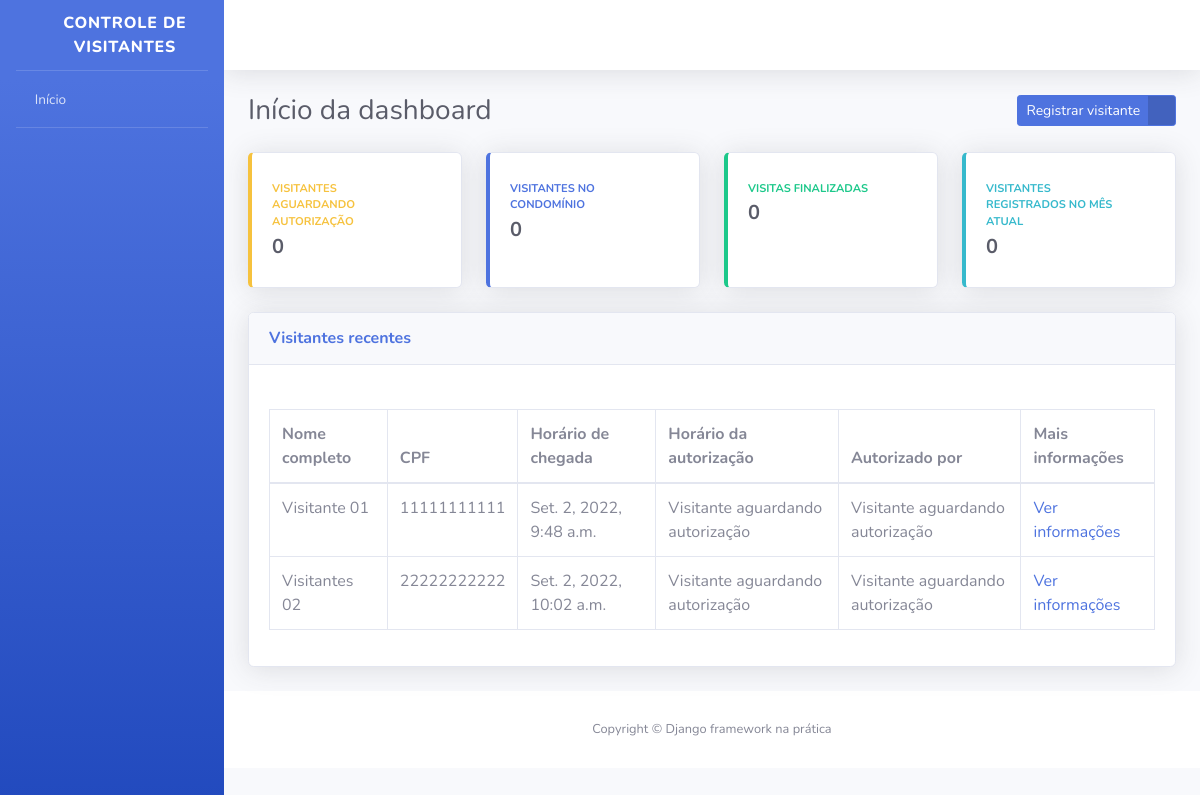
/, run on an earlier commit of the app's database.
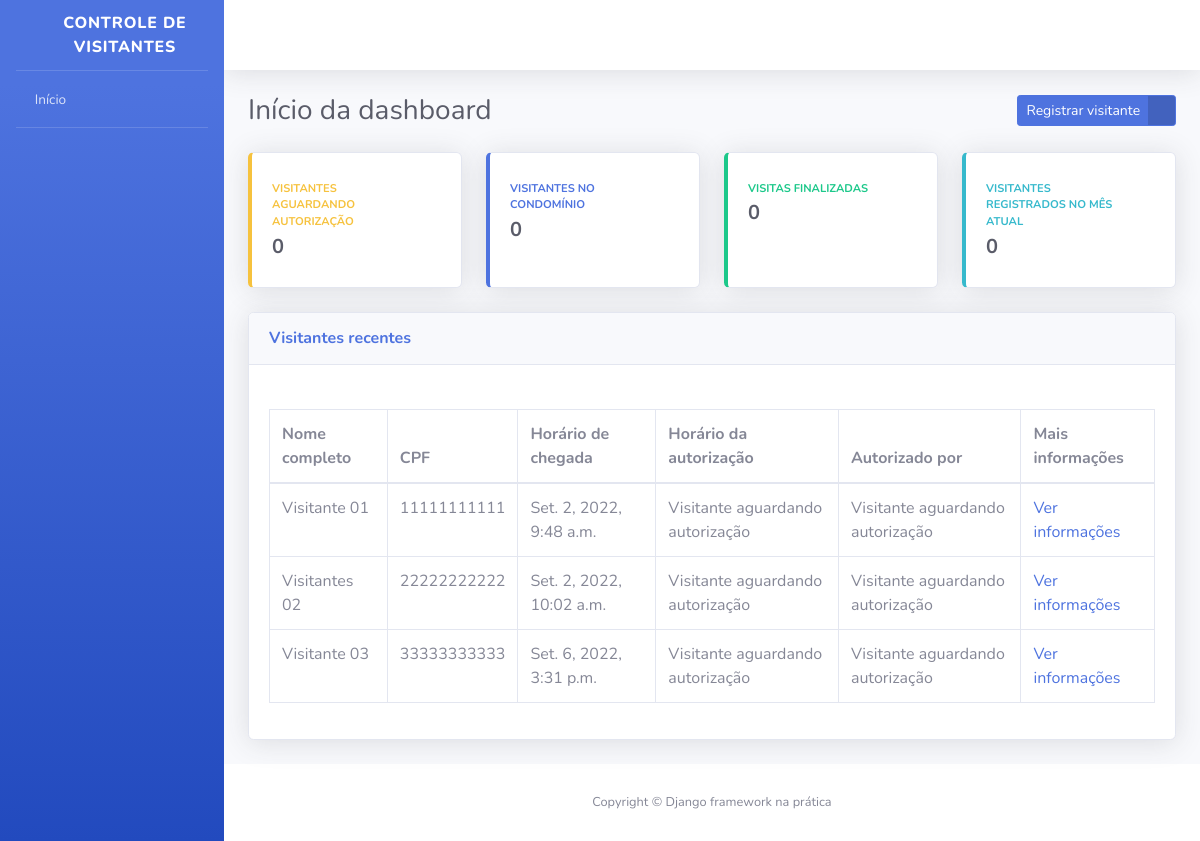
And on a later commit of the database.
### visitantes/models.py (models this page shows, shortened)
class Visitante(models.Model):
    STATUS_VISITANTE = [
        ("AGUARDANDO","Aguardando autorização"),
        ("EM_VISITA","Em visita"),
        ("FINALIZADO","Visita finalizada")
    ]
    status = models.CharField(
        verbose_name="Status",
        max_length=10,
        choices=STATUS_VISITANTE,
        default="AGUARDANDO"
    )
    nome_completo = models.CharField(
        verbose_name="Nome completo",
        max_length=194
    )
    cpf = models.CharField(
        verbose_name="CPF",
        max_length=11
    )
    data_nascimento = models.DateField(
        verbose_name="Data de nascimento",
        auto_now_add=False,
        auto_now=False,
    )
    numero_casa = models.PositiveSmallIntegerField(
        verbose_name="Número da casa a ser visitada",
    )
    placa_veiculo = models.CharField(
        verbose_name="Placa de veiculo",
        max_length=7,
        blank=True,
        null=True,
    )
    horario_chegada = models.DateTimeField(
        verbose_name="Horário de chegada na portaria",
        auto_now_add=True
    )
    horario_saida = models.DateField(
        verbose_name="Horario de saída do condomínio",
        auto_now=False,
        blank=True,
        null=True
    )
    horario_autorizacao = models.DateField(
        verbose_name="Horário de autorização de entrada",
        auto_now=False,
        blank=True,
        null=True,
    )
    morador_responsavel = models.CharField(
        verbose_name="Nome do morador responsável por autorizar a entrada do visitante",
        max_length=194,
        blank=True,
    )
    registrado_por = models.ForeignKey(
        "porteiros.Porteiro",
        verbose_name="Porteiro responsável pelo registro",
        on_delete=models.PROTECT
    )
    def get_horario_autorizacao(self):
        if self.horario_autorizacao:
            return self.horario_autorizacao
        return "Visitante aguardando autorização"
    def get_morador_responsavel(self):
        if self.morador_responsavel:
            return self.morador_responsavel
        return "Visitante aguardando autorização"
    class Meta:
        verbose_name = "Visitante"
        verbose_name_plural = "Visitantes"
        db_table = "visitante"

### usuarios/views.py (the view)
# urls.py: path("", index, name="index",),
def index(request):
    todos_visitantes = Visitante.objects.all(
    )
    context = {
        "nome_pagina": "Início da dashboard",
        "todos_visitantes": todos_visitantes,
    }
    return render(request, "index.html", context)

### templates/index.html (shortened to what the changed rows need)
{% extends "base.html" %}
{% block conteudo %}
<div class="container-fluid">
    <div class="d-sm-flex align-items-center justify-content-between mb-4">
        <h1 class="h3 mb-0 text-gray-800">{{ nome_pagina }}</h1>
    </div>
    <div class="card shadow mb-4">
        <div class="card-body">
            <div class="table-responsive">
                <table class="table table-bordered">
                    <thead>
                        <th>Nome completo</th>
                        <th>CPF</th>
                        <th>Horário de chegada</th>
                        <th>Horário da autorização</th>
                        <th>Autorizado por</th>
                        <th>Mais informações</th>
                    </thead>
                    <tbody>
                        {% for visitante in todos_visitantes %}
                            <tr>
                                <td>{{ visitante.nome_completo }}</td>
                                <td>{{ visitante.cpf }}</td>
                                <td>{{ visitante.horario_chegada }}</td>
                                <td>{{ visitante.get_horario_autorizacao }}</td>
                                <td>{{ visitante.get_morador_responsavel }}</td>
                                <td>
                                    <a href="{% url 'informacoes_visitante' id=visitante.id %}">
                                        Ver informações
                                    </a>
                                </td>
                            </tr>
                        {% endfor %}
                    </tbody>
                </table>
            </div>
        </div>
    </div>
</div>
{% endblock conteudo %}

What changed in the data, as far as the page shows it:
added Visitante: nome_completo "Visitante 03", cpf "33333333333", horario_chegada "Set. 6, 2022, 3:31 p.m.", get_horario_autorizacao "Visitante aguardando autorização", get_morador_responsavel "Visitante aguardando autorização"
